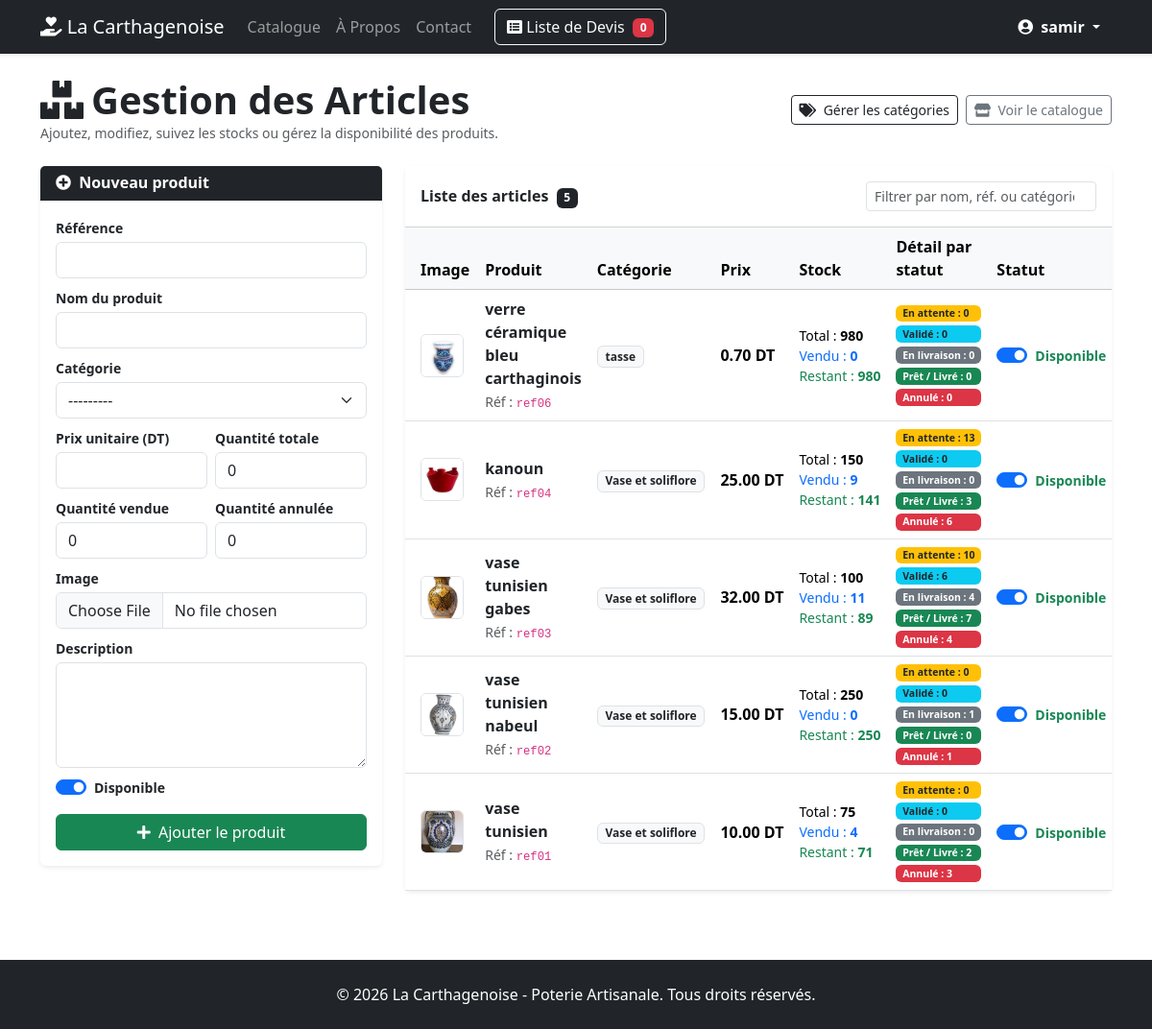
Screenshot of /gestion/produits/ (signed in) with the database file from the repository.
### catalogue/models.py (models this page shows, shortened)
class Produit(models.Model):
    categorie = models.ForeignKey(
        Categorie,
        on_delete=models.CASCADE,
        related_name='produits',
        verbose_name="Catégorie",
    )
    reference = models.CharField(max_length=50, unique=True, verbose_name="Référence")
    nom = models.CharField(max_length=200, verbose_name="Nom du produit")
    description = models.TextField(verbose_name="Description")
    prix = models.DecimalField(
        max_digits=10,
        decimal_places=2,
        null=True,
        blank=True,
        verbose_name="Prix unitaire",
    )
    image = models.ImageField(
        upload_to='produits/',
        null=True,
        blank=True,
        verbose_name="Image",
    )
    quantite_totale = models.PositiveIntegerField(
        default=0, verbose_name="Quantité totale"
    )
    quantite_vendue = models.PositiveIntegerField(
        default=0, verbose_name="Quantité vendue"
    )
    quantite_annulee = models.PositiveIntegerField(
        default=0, verbose_name="Quantité annulée"
    )
    disponible = models.BooleanField(default=True, verbose_name="Disponible")
    date_creation = models.DateTimeField(auto_now_add=True)
    class Meta:
        verbose_name = "Produit"
        verbose_name_plural = "Produits"
        ordering = ['-date_creation']
    @property
    def quantite_restante(self):
        totale = self.quantite_totale or 0
        vendue = self.quantite_vendue or 0
        return max(totale - vendue, 0)

class Categorie(models.Model):
    nom = models.CharField(max_length=100)
    slug = models.SlugField(unique=True, max_length=100, blank=True)
    def __str__(self):
        return self.nom

### catalogue/views.py (the view)
# urls.py: path('gestion/produits/',        views.liste_produits_admin,
@staff_member_required(login_url='utilisateur:login')
def liste_produits_admin(request):
    if request.method == 'POST':
        form = ProduitForm(request.POST, request.FILES)
        if form.is_valid():
            produit = form.save()
            messages.success(
                request, f"Le produit '{produit.nom}' a été ajouté avec succès."
            )
            return redirect('catalogue:admin_produits')
    else:
        form = ProduitForm()
    produits = (
        Produit.objects.select_related('categorie')
        .annotate(
            qte_attente=Sum(
                'lignedevis__quantite',
                filter=Q(lignedevis__devis__statut='attente'),
                default=0,
            ),
            qte_valide=Sum(
                'lignedevis__quantite',
                filter=Q(lignedevis__devis__statut='valide'),
                default=0,
            ),
            qte_livraison=Sum(
                'lignedevis__quantite',
                filter=Q(lignedevis__devis__statut='Livraison'),
                default=0,
            ),
            qte_termine=Sum(
                'lignedevis__quantite',
                filter=Q(lignedevis__devis__statut='termine'),
                default=0,
            ),
            qte_annule=Sum(
                'lignedevis__quantite',
                filter=Q(lignedevis__devis__statut='annule'),
                default=0,
            ),
        )
        .order_by('-id')
    )
    return render(
        request,
        'catalogue/admin_produits.html',
        {
            'produits': produits,
            'form': form,
        },
    )

### devis/templatetags/devis_extras.py (called while the page is built)
@register.simple_tag(takes_context=True)
def devis_count(context):
    request = context['request']
    devis_panier = request.session.get(DEVIS_SESSION_KEY)
    if devis_panier:
        return len(devis_panier)
    return 0

### catalogue/templates/catalogue/admin_produits.html (shortened to what this page needs)
{% extends 'base.html' %}
{% block content %}
  <div class="d-flex flex-wrap justify-content-between align-items-center gap-2 mb-4">
    <div>
      <h1 class="fw-bold mb-0">
        <i class="fas fa-boxes me-2"></i>Gestion des Articles
      </h1>
      <p class="text-muted small mb-0">Ajoutez, modifiez, suivez les stocks ou gérez la disponibilité des produits.</p>
    </div>
    <div class="d-flex flex-wrap gap-2">
      <a href="{% url 'catalogue:liste_categories_admin' %}" class="btn btn-outline-dark btn-sm">
        <i class="fas fa-tags me-1"></i> Gérer les catégories
      </a>
      <a href="{% url 'catalogue:liste_produits' %}" class="btn btn-outline-secondary btn-sm">
        <i class="fas fa-store me-1"></i> Voir le catalogue
      </a>
    </div>
  </div>
  <div class="row g-4">
    <div class="col-lg-4">
      <div class="card shadow-sm border-0">
        <div class="card-header bg-dark text-white">
          <h5 class="mb-0 fs-6 fw-bold">
            <i class="fas fa-plus-circle me-1"></i> Nouveau produit
          </h5>
        </div>
        <div class="card-body">
          <form method="post" enctype="multipart/form-data" novalidate>
            <div class="mb-2">
              <label for="{{ form.reference.id_for_label }}" class="form-label fw-semibold small mb-1">
                {{ form.reference.label }}
              </label>
              {{ form.reference }}
            </div>
            <div class="mb-2">
              <label for="{{ form.nom.id_for_label }}" class="form-label fw-semibold small mb-1">
                {{ form.nom.label }}
              </label>
              {{ form.nom }}
            </div>
            <div class="mb-2">
              <label for="{{ form.categorie.id_for_label }}" class="form-label fw-semibold small mb-1">
                {{ form.categorie.label }}
              </label>
              {{ form.categorie }}
            </div>
            <div class="row g-2 mb-2">
              <div class="col-6">
                <label for="{{ form.prix.id_for_label }}" class="form-label fw-semibold small mb-1">
                  {{ form.prix.label }} (DT)
                </label>
                {{ form.prix }}
              </div>
              <div class="col-6">
                <label for="{{ form.quantite_totale.id_for_label }}" class="form-label fw-semibold small mb-1">
                  {{ form.quantite_totale.label }}
                </label>
                {{ form.quantite_totale }}
              </div>
            </div>
            {% if form.quantite_vendue %}
              <div class="row g-2 mb-2">
                <div class="col-6">
                  <label for="{{ form.quantite_vendue.id_for_label }}" class="form-label fw-semibold small mb-1">
                    {{ form.quantite_vendue.label }}
                  </label>
                  {{ form.quantite_vendue }}
                </div>
                <div class="col-6">
                  <label for="{{ form.quantite_annulee.id_for_label }}" class="form-label fw-semibold small mb-1">
                    {{ form.quantite_annulee.label }}
                  </label>
                  {{ form.quantite_annulee }}
                </div>
              </div>
            {% endif %}
            <div class="mb-2">
              <label for="{{ form.image.id_for_label }}" class="form-label fw-semibold small mb-1">
                {{ form.image.label }}
              </label>
              {{ form.image }}
            </div>
            <div class="mb-2">
              <label for="{{ form.description.id_for_label }}" class="form-label fw-semibold small mb-1">
                {{ form.description.label }}
              </label>
              {{ form.description }}
            </div>
            <div class="form-check form-switch mb-3">
              {{ form.disponible }}
              <label class="form-check-label fw-semibold small" for="{{ form.disponible.id_for_label }}">
                {{ form.disponible.label }}
              </label>
            </div>
            <button type="submit" class="btn btn-success w-100">
              <i class="fas fa-plus me-1"></i> Ajouter le produit
            </button>
          </form>
        </div>
      </div>
    </div>
    <div class="col-lg-8">
      <div class="card shadow-sm border-0">
        <div class="card-header bg-white d-flex flex-wrap justify-content-between align-items-center gap-2 py-3">
          <span class="fw-bold">
            Liste des articles <span class="badge bg-dark ms-1">{{ produits|length }}</span>
          </span>
          <input
            type="search"
            id="filtreProduits"
            class="form-control form-control-sm"
            style="max-width: 240px;"
            placeholder="Filtrer par nom, réf. ou catégorie..."
            aria-label="Filtrer les articles"
          />
        </div>
        <div class="card-body p-0">
          <div class="table-responsive">
            <table class="table table-hover align-middle mb-0" id="tableProduits">
              <thead class="table-light">
                <tr>
                  <th class="ps-3" style="width: 65px;">Image</th>
                  <th>Produit</th>
                  <th>Catégorie</th>
                  <th>Prix</th>
                  <th>Stock</th>
                  <th>Détail par statut</th>
                  <th>Statut</th>
                </tr>
              </thead>
              <tbody>
                {% for produit in produits %}
                  <tr class="produit-row">
                    <td class="ps-3">
                      {% if produit.image %}
                        <img src="{{ produit.image.url }}" alt="{{ produit.nom }}" class="rounded border" style="width: 45px; height: 45px; object-fit: cover;">
                      {% else %}
                        <div class="rounded bg-light border d-flex align-items-center justify-content-center text-muted" style="width: 45px; height: 45px;">
                          <i class="fas fa-image"></i>
                        </div>
                      {% endif %}
                    </td>
                    <td class="produit-info">
                      <div class="fw-semibold">
                        <a href="{% url 'catalogue:detail_produit' pk=produit.pk %}" class="text-decoration-none text-dark">
                          {{ produit.nom }}
                        </a>
                      </div>
                      {% if produit.reference %}
                        <small class="text-muted">Réf : <code>{{ produit.reference }}</code></small>
                      {% endif %}
                    </td>
                    <td class="produit-categorie">
                      {% if produit.categorie %}
                        <span class="badge bg-light text-dark border">{{ produit.categorie.nom }}</span>
                      {% else %}
                        <span class="text-muted small">Sans catégorie</span>
                      {% endif %}
                    </td>
                    <td class="text-nowrap fw-semibold">
                      {% if produit.prix %}
                        {{ produit.prix }} DT
                      {% else %}
                        <span class="text-muted fw-normal">Sur devis</span>
                      {% endif %}
                    </td>
                    <td>
                      <div class="small text-nowrap">
                        <div>Total : <strong>{{ produit.quantite_totale|default:0 }}</strong></div>
                        <div class="text-primary">Vendu : <strong>{{ produit.quantite_vendue|default:0 }}</strong></div>
                        <div class="text-success">Restant : <strong>{{ produit.quantite_restante|default:0 }}</strong></div>
                      </div>
                    </td>
                    <td>
                      <div class="d-flex flex-column gap-1 small">
                        <span class="badge bg-warning text-dark text-start">
                          En attente : {{ produit.qte_attente|default:0 }}
                        </span>
                        <span class="badge bg-info text-dark text-start">
                          Validé : {{ produit.qte_valide|default:0 }}
                        </span>
                        <span class="badge bg-secondary text-start">
                          En livraison : {{ produit.qte_livraison|default:0 }}
                        </span>
                        <span class="badge bg-success text-start">
                          Prêt / Livré : {{ produit.qte_termine|default:0 }}
                        </span>
                        <span class="badge bg-danger text-start">
                          Annulé : {{ produit.qte_annule|default:0 }}
                        </span>
                      </div>
                    </td>
                    <td>
                      <form method="post" action="{% url 'catalogue:toggle_disponibilite_produit' produit.id %}" class="d-inline-flex align-items-center m-0">
                        <div class="form-check form-switch m-0">
                          <input
                            class="form-check-input"
                            type="checkbox"
                            role="switch"
                            id="dispo-{{ produit.id }}"
                            name="disponible"
                            value="1"
                            {% if produit.disponible %}checked{% endif %}
                            onchange="this.form.submit()"
                          >
                          <label
                            class="form-check-label small fw-semibold {% if produit.disponible %}text-success{% else %}text-danger{% endif %}"
                            for="dispo-{{ produit.id }}"
                          >
                            {% if produit.disponible %}Disponible{% else %}Indisponible{% endif %}
                          </label>
                        </div>
                      </form>
                    </td>
                  </tr>
                {% empty %}
                  <tr id="emptyInitialRow">
                    <td colspan="8" class="text-center py-4 text-muted">
                      Aucun produit enregistré dans le catalogue.
                    </td>
                  </tr>
                {% endfor %}
              </tbody>
            </table>
          </div>
        </div>
      </div>
    </div>
  </div>
{% endblock %}

### templates/includes/navbar.html (shortened to what this page needs)
{% load devis_extras %}
<header>
  <nav class="navbar navbar-expand-lg navbar-dark bg-dark shadow-sm">
    <div class="container">
      <a class="navbar-brand" href="{% url 'catalogue:liste_produits' %}">
        <i class="fas fa-hand-holding-heart"></i> La Carthagenoise
      </a>
      <div class="collapse navbar-collapse" id="navbarNav">
        <ul class="navbar-nav mb-2 mb-lg-0">
          <li class="nav-item">
            <a class="nav-link" href="{% url 'catalogue:liste_produits' %}">Catalogue</a>
          </li>
          <li class="nav-item">
            <a class="nav-link" href="{% url 'pages:a_propos' %}">À Propos</a>
          </li>
          <li class="nav-item">
            <a class="nav-link" href="{% url 'pages:contact' %}">Contact</a>
          </li>
        </ul>
        <div class="d-flex align-items-center my-2 my-lg-0 ms-lg-3">
          <a href="{% url 'devis:view_devis' %}" class="btn btn-outline-light text-nowrap">
            <i class="fas fa-list-alt"></i> Liste de Devis
            <span class="badge bg-danger ms-1">{% devis_count %}</span>
          </a>
        </div>
        <div class="d-flex align-items-center flex-wrap gap-2 ms-lg-auto">
          <ul class="navbar-nav align-items-lg-center">
            {% if user.is_authenticated %}
              <li class="nav-item dropdown">
                <button class="btn btn-dark dropdown-toggle text-white fw-bold border-0 bg-transparent text-nowrap" type="button" id="userDropdown" data-bs-toggle="dropdown" aria-expanded="false">
                  <i class="fas fa-user-circle me-1"></i> {{ user.get_full_name|default:user.username }}
                </button>
              </li>
            {% endif %}
          </ul>
        </div>
      </div>
    </div>
  </nav>
</header>

### rows the page displays
Produit: image (picture), nom "verre céramique bleu carthaginois", reference "ref06", categorie.nom "tasse", prix "0.70", quantite_totale "980", quantite_vendue "0", quantite_restante "980", qte_attente "0", qte_valide "0", qte_livraison "0", qte_termine "0", qte_annule "0", quantite_vendue "☑", shows "Disponible"
Produit: image (picture), nom "kanoun", reference "ref04", categorie.nom "Vase et soliflore", prix "25.00", quantite_totale "150", quantite_vendue "9", quantite_restante "141", qte_attente "13", qte_valide "0", qte_livraison "0", qte_termine "3", qte_annule "6", quantite_vendue "☑", shows "Disponible"
Produit: image (picture), nom "vase tunisien gabes", reference "ref03", categorie.nom "Vase et soliflore", prix "32.00", quantite_totale "100", quantite_vendue "11", quantite_restante "89", qte_attente "10", qte_valide "6", qte_livraison "4", qte_termine "7", qte_annule "4", quantite_vendue "☑", shows "Disponible"
Produit: image (picture), nom "vase tunisien nabeul", reference "ref02", categorie.nom "Vase et soliflore", prix "15.00", quantite_totale "250", quantite_vendue "0", quantite_restante "250", qte_attente "0", qte_valide "0", qte_livraison "1", qte_termine "0", qte_annule "1", quantite_vendue "☑", shows "Disponible"
Produit: image (picture), nom "vase tunisien", reference "ref01", categorie.nom "Vase et soliflore", prix "10.00", quantite_totale "75", quantite_vendue "4", quantite_restante "71", qte_attente "0", qte_valide "0", qte_livraison "0", qte_termine "2", qte_annule "3", quantite_vendue "☑", shows "Disponible"

### other values shown
{{ user.get_full_name|default:user.username }} "samir"
{{ produits|length }} "5"
